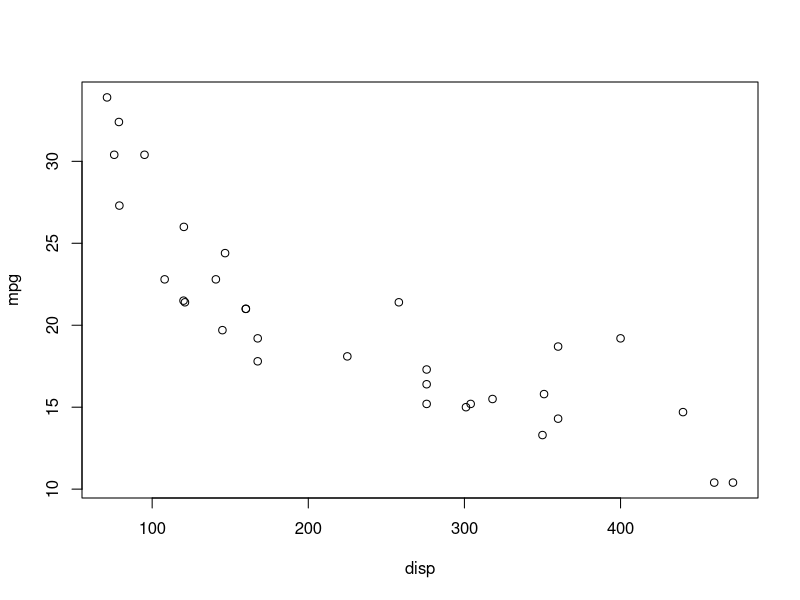
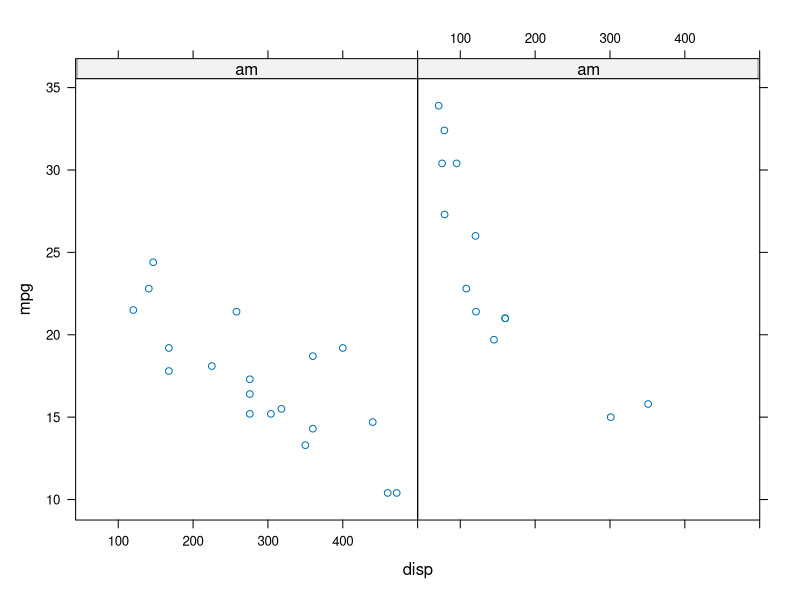

The R script that drew these images, in order: (Note: this script raises an error after producing the figures.)
## ---- chunk 1
#| label: viz-base
# 1. Base 시각화 시스템---------------------------------------
data(mtcars)
with(mtcars, plot(disp, mpg))
## ---- chunk 2
#| label: viz-lattice
library(lattice)
# 2. Lattice 시각화 시스템---------------
xyplot(mpg ~ disp | am, data=mtcars, layout=c(2,1))
## ---- chunk 3
#| label:  viz-ggplot
# 3. ggplot 시각화 시스템----------------
ggplot(data=mtcars, mapping=aes(x=disp, y=mpg)) + 
  geom_point() +
  geom_smooth(method="lm", se=FALSE)
## ---- chunk 4
#| label: viz-grid
library(grid)
x <- mtcars$disp
y <- mtcars$mpg

pushViewport(plotViewport())
pushViewport(dataViewport(x, y))
grid.rect()
grid.xaxis()
grid.yaxis()
grid.points(x, y)
grid.text("mtcars$disp", x = unit(-3, "lines"), rot = 90)
grid.text("mtcars$mpg", y = unit(-3, "lines"), rot = 0)
popViewport(2)
